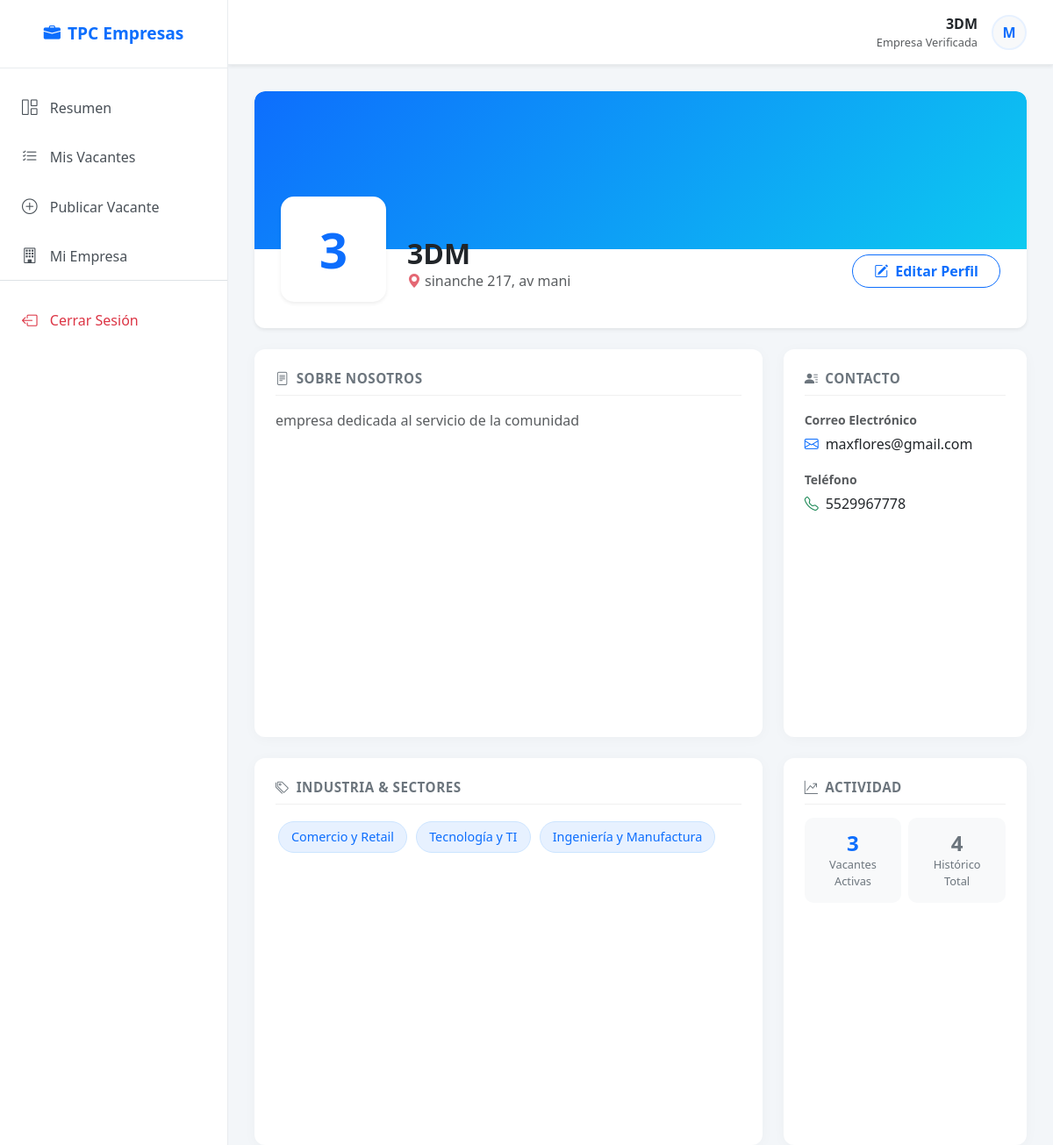
/empresas/perfil-empresa/ (signed in), run on the app's committed database.
### aplicaciones/empresas/models.py (models this page shows, shortened)
class Empresa(models.Model):
    nombre = models.CharField(max_length=100, unique=True, null=False   , blank=False)
    direccion = models.CharField(max_length=200)
    telefono = models.CharField(max_length=15)
    email = models.EmailField(null=False, blank=False, unique=True, default='email')
    biografia = models.TextField(null=False, blank=False, default='Biografía de la empresa.')
    usuario = models.OneToOneField(User, on_delete=models.CASCADE, null=True)
    categoria = models.CharField(max_length=300, null=True, blank=True)

### aplicaciones/general/decorators.py (the view)
    def wrapper_func(request, *args, **kwargs):
        if not request.user.is_authenticated:
            return redirect('login')
        if hasattr(request.user, 'empresa'):
            return view_func(request, *args, **kwargs)
        else:
            messages.warning(request, "Esta sección es solo para reclutadores.")
            return redirect('home_trabajador') # Redirigir a SU zona

### aplicaciones/empresas/views.py (called while the page is built)
@empresa_required
def perfil_empresa(request):
    try:
        empresa = request.user.empresa
    except Empresa.DoesNotExist:
        return redirect('signup')
    nombres_sectores = []
    if empresa.categoria:
        ids_sectores = empresa.categoria.split(',')
        sectores_data = VACANTE_TAGS.get('1', {}).get('etiquetas', {})
        for sec_id in ids_sectores:
            if sec_id in sectores_data:
                nombres_sectores.append(sectores_data[sec_id]['nombre'])
    context = {
        'empresa': empresa,
        'lista_sectores': nombres_sectores,
        'total_vacantes': empresa.vacante_set.count(),
        'vacantes_activas': empresa.vacante_set.filter(activa=True).count()
    }
    return render(request, 'perfil-empresa.html', context)

### aplicaciones/empresas/templates/perfil-empresa.html (shortened to what this page needs)
{% extends 'marco.html' %}
{% block content %}
    <div class="card border-0 shadow-sm mb-4" style="border-radius: 12px; overflow: hidden;">
        <div class="profile-cover"></div>
        <div class="profile-header-container d-flex justify-content-between align-items-end flex-wrap">
            <div class="d-flex align-items-end gap-4">
                <div class="company-avatar shadow-sm">
                    {{ empresa.nombre|slice:":1" }}
                </div>
                <div class="mb-2 pb-1">
                    <h2 class="fw-bold text-dark mb-0">{{ empresa.nombre }}</h2>
                    <div class="text-muted">
                        <i class="bi bi-geo-alt-fill text-danger opacity-75 me-1"></i>{{ empresa.direccion }}
                    </div>
                </div>
            </div>
            <div class="mb-3">
                <a href="#" class="btn btn-outline-primary fw-bold px-4 rounded-pill">
                    <i class="bi bi-pencil-square me-2"></i>Editar Perfil
                </a>
            </div>
        </div>
    </div>
    <div class="row g-4">
        <div class="col-lg-8">
            <div class="info-card p-4 mb-4">
                <h5 class="card-title-custom"><i class="bi bi-file-text me-2"></i>Sobre Nosotros</h5>
                <p class="text-muted" style="line-height: 1.7;">
                    {{ empresa.biografia|linebreaksbr }}
                </p>
            </div>
            <div class="info-card p-4">
                <h5 class="card-title-custom"><i class="bi bi-tags me-2"></i>Industria & Sectores</h5>
                <div class="mt-3">
                    {% for sector in lista_sectores %}
                        <span class="sector-tag">{{ sector }}</span>
                    {% empty %}
                        <span class="text-muted fst-italic">No has definido sectores aún.</span>
                    {% endfor %}
                </div>
            </div>
        </div>
        <div class="col-lg-4">
            <div class="info-card p-4 mb-4">
                <h5 class="card-title-custom"><i class="bi bi-person-lines-fill me-2"></i>Contacto</h5>
                <div class="mb-3">
                    <label class="small text-muted fw-bold">Correo Electrónico</label>
                    <div class="d-flex align-items-center mt-1">
                        <i class="bi bi-envelope text-primary me-2"></i>
                        <a href="#" class="text-dark text-decoration-none">{{ empresa.email }}</a>
                    </div>
                </div>
                <div class="mb-3">
                    <label class="small text-muted fw-bold">Teléfono</label>
                    <div class="d-flex align-items-center mt-1">
                        <i class="bi bi-telephone text-success me-2"></i>
                        <span>{{ empresa.telefono }}</span>
                    </div>
                </div>
            </div>
            <div class="info-card p-4">
                <h5 class="card-title-custom"><i class="bi bi-graph-up-arrow me-2"></i>Actividad</h5>
                <div class="row g-2">
                    <div class="col-6">
                        <div class="stat-box">
                            <div class="stat-number">{{ vacantes_activas }}</div>
                            <div class="stat-label">Vacantes Activas</div>
                        </div>
                    </div>
                    <div class="col-6">
                        <div class="stat-box">
                            <div class="stat-number text-secondary">{{ total_vacantes }}</div>
                            <div class="stat-label">Histórico Total</div>
                        </div>
                    </div>
                </div>
            </div>
        </div>
    </div>
{% endblock %}

### aplicaciones/empresas/templates/marco.html (shortened to what this page needs)
{% load static %}
<!DOCTYPE html>
<html lang="es">
<head>
    <link href="https://cdn.jsdelivr.net/npm/bootstrap@5.3.0/dist/css/bootstrap.min.css" rel="stylesheet">
    <link rel="stylesheet" href="https://cdn.jsdelivr.net/npm/bootstrap-icons@1.10.5/font/bootstrap-icons.css">
</head>
<body>
    <div class="d-flex" id="wrapper">
        <div id="sidebar-wrapper">
            <div class="sidebar-heading text-center">
                <i class="bi bi-briefcase-fill me-2"></i>TPC Empresas
            </div>
            <div class="list-group list-group-flush mt-3">
                <a href="{% url 'home' %}" class="list-group-item list-group-item-action {% if request.resolver_match.url_name == 'home' %}active{% endif %}">
                    <i class="bi bi-grid-1x2"></i> Resumen
                </a>
                <a href="{% url 'historial' %}" class="list-group-item list-group-item-action {% if request.resolver_match.url_name == 'historial_vacantes' %}active{% endif %}">
                    <i class="bi bi-list-check"></i> Mis Vacantes
                </a>
                <a href="{% url 'add' %}" class="list-group-item list-group-item-action {% if request.resolver_match.url_name == 'crear_vacante' %}active{% endif %}">
                    <i class="bi bi-plus-circle"></i> Publicar Vacante
                </a>
                <a href="{% url 'perfil_empresa' %}" class="list-group-item list-group-item-action">
                    <i class="bi bi-building"></i> Mi Empresa
                </a>
                <div class="mt-auto border-top pt-3">
                    <a href="{% url 'logout' %}" class="list-group-item list-group-item-action text-danger">
                        <i class="bi bi-box-arrow-left"></i> Cerrar Sesión
                    </a>
                </div>
            </div>
        </div>
        <div id="page-content-wrapper">
            <nav class="top-navbar shadow-sm">
                <div class="ms-auto d-flex align-items-center">
                    <div class="text-end me-3">
                        <div class="fw-bold text-dark">{{ request.user.empresa.nombre|default:request.user.username }}</div>
                        <div class="small text-muted" style="font-size: 0.8rem;">Empresa Verificada</div>
                    </div>
                    <div class="bg-light rounded-circle d-flex align-items-center justify-content-center text-primary fw-bold" style="width: 40px; height: 40px; border: 2px solid #e7f1ff;">
                        {{ request.user.username|slice:":1"|upper }}
                    </div>
                </div>
            </nav>
            <div class="main-container">
                {% block content %}
                {% endblock %}
            </div>
        </div>
    </div>
</body>
</html>

### aplicaciones/empresas/templates/marco.html (style rules this page uses)
body { overflow-x: hidden; font-family: 'Segoe UI', Tahoma, Geneva, Verdana, sans-serif; background-color: #f3f6f9; }
#wrapper { display: flex; width: 100%; height: 100vh; }
#sidebar-wrapper { min-height: 100vh; width: 260px; margin-left: 0; background: #ffffff; border-right: 1px solid #e9ecef; display: flex; flex-direction: column; position: fixed; z-index: 1000; transition: margin .25s ease-out; }
.sidebar-heading { padding: 1.5rem 1.25rem; font-size: 1.2rem; font-weight: bold; color: #0d6efd; border-bottom: 1px solid #e9ecef; }
.list-group-item { border: none; padding: 15px 25px; font-size: 1rem; color: #495057; font-weight: 500; transition: all 0.2s; }
.list-group-item i { margin-right: 10px; font-size: 1.1rem; }
#page-content-wrapper { width: 100%; margin-left: 260px; display: flex; flex-direction: column; }
.top-navbar { background: white; padding: 15px 30px; border-bottom: 1px solid #e9ecef; display: flex; justify-content: space-between; align-items: center; }
.main-container { padding: 30px; flex: 1; overflow-y: auto; }

### aplicaciones/empresas/templates/perfil-empresa.html (style rules this page uses)
.profile-cover { height: 180px; background: linear-gradient(135deg, #0d6efd 0%, #0dcaf0 100%); border-radius: 12px 12px 0 0; position: relative; }
.profile-header-container { margin-top: -60px; padding: 0 30px; position: relative; margin-bottom: 30px; }
.company-avatar { width: 120px; height: 120px; background-color: white; border: 4px solid white; border-radius: 15px; box-shadow: 0 5px 20px rgba(0,0,0,0.1); display: flex; align-items: center; justify-content: center; font-size: 3.5rem; font-weight: bold; color: #0d6efd; }
.info-card { background: white; border: none; border-radius: 12px; box-shadow: 0 2px 15px rgba(0,0,0,0.03); height: 100%; transition: transform 0.2s; }
.card-title-custom { font-size: 0.95rem; font-weight: 700; color: #6c757d; text-transform: uppercase; letter-spacing: 0.5px; margin-bottom: 15px; border-bottom: 1px solid #f0f0f0; padding-bottom: 10px; }
.stat-box { text-align: center; padding: 15px; background-color: #f8f9fa; border-radius: 10px; }
.stat-number { font-size: 1.5rem; font-weight: 800; color: #0d6efd; line-height: 1.2; }
.stat-label { font-size: 0.8rem; color: #6c757d; }
.sector-tag { background-color: #e7f1ff; color: #0d6efd; padding: 6px 14px; border-radius: 50px; font-size: 0.9rem; display: inline-block; margin: 3px; border: 1px solid #cce5ff; }

### data on the page
Empresa: nombre "3", nombre "3DM", direccion "sinanche 217, av mani", biografia "empresa dedicada al servicio de la comunidad", email "maxflores@gmail.com", telefono "5529967778"

### other printed values
{{ request.user.empresa.nombre|default:request.user.username }} "3DM"
{{ request.user.username|slice:":1"|upper }} "M"
{{ sector }} "Comercio y Retail" "Tecnología y TI" "Ingeniería y Manufactura"
{{ vacantes_activas }} "3"
{{ total_vacantes }} "4"
